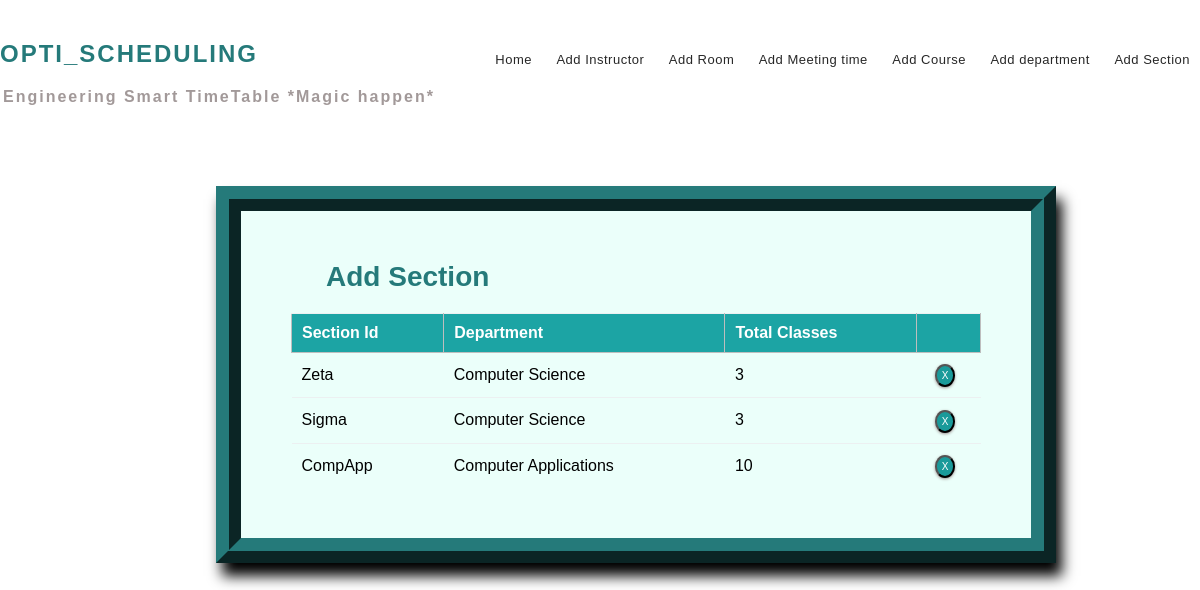
/section_list/, run on the app's committed database.
### mm1/models.py (models this page shows, shortened)
class Section(models.Model):
    section_id = models.CharField(max_length=25, primary_key=True)
    department = models.ForeignKey(Department, on_delete=models.CASCADE)
    num_class_in_week = models.IntegerField(default=0)
    course = models.ForeignKey(Course, on_delete=models.CASCADE, blank=True, null=True)
    meeting_time = models.ForeignKey(MeetingTime, on_delete=models.CASCADE, blank=True, null=True)
    room = models.ForeignKey(Room,on_delete=models.CASCADE, blank=True, null=True)
    instructor = models.ForeignKey(Instructor, on_delete=models.CASCADE, blank=True, null=True)

class Department(models.Model):
    dept_name = models.CharField(max_length=50)
    courses = models.ManyToManyField(Course)
    def __str__(self):
        return self.dept_name

### mm1/views.py (the view)
# urls.py: path('section_list/', views.section_list, name='editsection'),
def section_list(request):
    context = {
        'sections': Section.objects.all()
    }
    return render(request, 'seclist.html', context)

### templates/seclist.html (shortened to what this page needs)
{% extends 'base.html' %}
{% block content %}
{% load static %}
<fieldset class="fieldset">
    <a href="{% url 'addsection'%}"><h1 class="tablink" onclick="openPage('new')" id="defaultOpen">Add Section</h1></a>
    <div class="tabcontent" id="edit">
        <table class="table1">
            <thead>
            <tr class="table-headers">
            <th>Section Id</th>
            <th>Department</th>
            <th>Total Classes</th>
            <th  class="empty"></th>
            </tr>
            </thead>
            <tbody>
            {% for sec in sections %}
            <tr>
             <td>{{sec.section_id}}</td>
             <td>{{sec.department}}</td>
             <td>{{sec.num_class_in_week }}</td>
             <td class="empty">
                <form action="{% url 'deletesection' sec.section_id %}" method="post">
                        <input type="submit" value="X" class="cross">
                </form>
             </td>
             </tr>
            {% endfor %}
            </tbody>
        </table>
    </div>
</fieldset>
{% endblock %}

### static/CSS/style.css (style rules this page uses)
* { margin: 0; padding: 0; box-sizing: border-box; font-family: sans-serif; }
html { scroll-behavior: smooth; }
a { text-decoration:none; }
form { margin-top: 3%; margin-left: 18%; margin-right: 12%; }
fieldset h1 { color: #257a7a; padding-bottom: 20px; margin-left: 35px; display: inline-block; cursor: pointer; font-size: 28px; }
fieldset input { padding:8px; color: #938c8c }
.table2 td, th { border: 1px solid rgb(190,190,190); padding: 10px 20px; }
.table1 { width: 100%; border-collapse: collapse; text-align: left; overflow: hidden; }
.table1 td, th { border-top: 1px solid #ECF0F1; padding: 10px; }
.table1 th { background-color: #1ca4a4; color: #fff; }
.cross { border-radius: 50%; font-size:10px; box-shadow: 0px 1px 3px 0px #9e9292; padding: 4px 5px; color: #fff; background-color: #1a9a9a; cursor: pointer; }
.fieldset { margin-top: 3%; margin-left: 18%; margin-right: 12%; padding: 50px; border-width: 25px; border-style: ridge; border-color: #257a7a; box-shadow: 6px 13px 13px 0px black; background-color: #ebfffa; }

### data on the page
Section: section_id "Zeta", department "Computer Science", num_class_in_week "3"
Section: section_id "Sigma", department "Computer Science", num_class_in_week "3"
Section: section_id "CompApp", department "Computer Applications", num_class_in_week "10"
